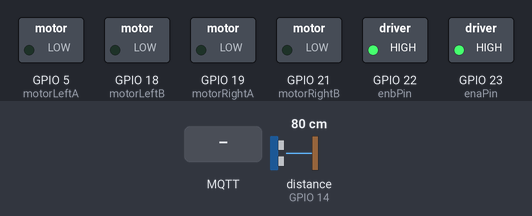
Simulated run of this sketch. Board: ESP32. Shown: switched loads named in the sketch (green lamp = pin HIGH). Wiring (inferred from the names in the program): ultrasonic range finder: trigger GPIO 27; echo GPIO 14. The test bench sets the inputs (shaded band); at power-on: distance to the obstacle (sensor on GPIO 14) 80 cm. The echo pulse lasts 58.3 µs per cm; WiFi joins after 1.5 s; servers stay silent unless stated; no MQTT or app messages arrive unless stated; pins used as bus, display or sensor lines are not drawn; what the sketch prints to the serial monitor is not drawn.

Above: at 2.7 s.
2.8 s: MQTT message "up" arrives on the first subscribed topic
At 3.4 s:
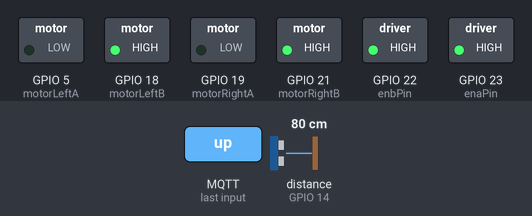
4.3 s: MQTT message "down" arrives on the first subscribed topic
At 5.5 s:
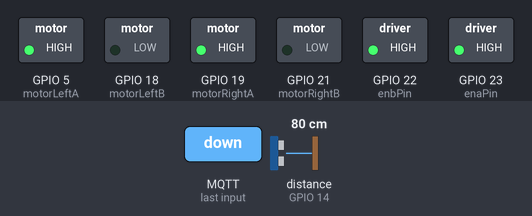
5.8 s: MQTT message "left" arrives on the first subscribed topic
At 6.8 s:
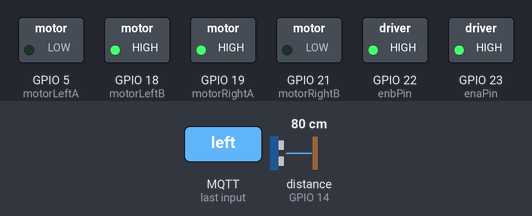
7.3 s: MQTT message "right" arrives on the first subscribed topic
At 8.0 s:
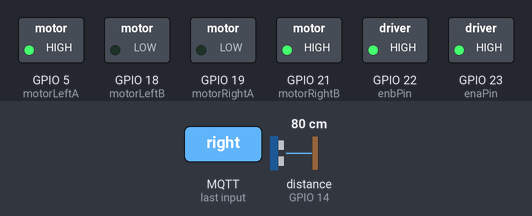
8.8 s: MQTT message "speed:" arrives on the first subscribed topic
At 9.2 s:
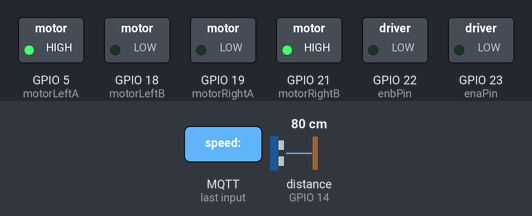
10.3 s: MQTT message "auto_on" arrives on the first subscribed topic
At 11.7 s:
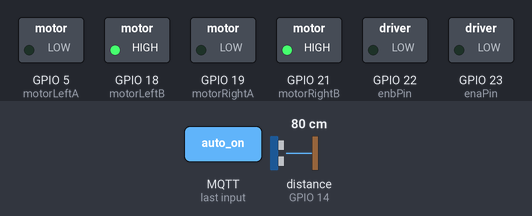
Timing chart, 0 to 12.8 s (numbered marks = the images above; inputs shaded):
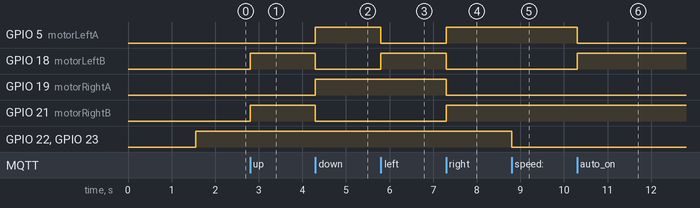

The sketch:

veiculo.ino
```cpp
#include <WiFi.h>
#include <PubSubClient.h>

#define PWM_FREQ 5000
#define PWM_RES 8  // 8-bit resolution (0–255)

// WiFi e MQTT
const char* ssid = "Redmi 14C";
const char* password = "onepiece";
const char* mqtt_server = "192.168.234.177";

WiFiClient espClient;
PubSubClient client(espClient);

// Pinos do motor
const int motorLeftA = 5;
const int motorLeftB = 18;
const int motorRightA = 19;
const int motorRightB = 21;
const int enaPin = 23;
const int enbPin = 22;

// Sensor ultrassônico frontal
const int trigPin = 27;
const int echoPin = 14;

int speedValue = 255;

// Controle de navegação automática
bool autoMode = false;
bool avoiding = false;
String avoidingDirection = "";
unsigned long lastAutoNavTime = 0;
const unsigned long autoNavInterval = 100;

// Publicação de distância
unsigned long lastPublishTime = 0;
const unsigned long publishInterval = 2000;

void setup() {
  Serial.begin(115200);

  // WiFi
  WiFi.begin(ssid, password);
  while (WiFi.status() != WL_CONNECTED) {
    delay(500); Serial.print(".");
  }
  Serial.println("\nWiFi connected");

  // MQTT
  client.setServer(mqtt_server, 1883);
  client.setCallback(callback);

  while (!client.connected()) {
    Serial.print("Attempting MQTT connection...");
    if (client.connect("ESP32CarClient123")) {
      Serial.println("connected to MQTT broker!");
      client.subscribe("esp32/car/move");
    } else {
      Serial.print("failed, rc=");
      Serial.println(client.state());
      delay(1000);
    }
  }

  // Pinos
  pinMode(motorLeftA, OUTPUT);
  pinMode(motorLeftB, OUTPUT);
  pinMode(motorRightA, OUTPUT);
  pinMode(motorRightB, OUTPUT);
  pinMode(enaPin, OUTPUT);
  pinMode(enbPin, OUTPUT);
  pinMode(trigPin, OUTPUT);
  pinMode(echoPin, INPUT);

  // PWM
  ledcAttach(enaPin, PWM_FREQ, PWM_RES);
  ledcAttach(enbPin, PWM_FREQ, PWM_RES);
  ledcWrite(enaPin, speedValue);
  ledcWrite(enbPin, speedValue);
}

void loop() {
  if (!client.connected()) {
    reconnectMQTT();
  }

  client.loop();

  // Enviar distância a cada 2s
  unsigned long now = millis();
  if (now - lastPublishTime >= publishInterval) {
    lastPublishTime = now;
    float distance = getDistance(trigPin, echoPin);
    char msg[10];
    dtostrf(distance, 1, 2, msg);
    client.publish("esp32/ultrasonic", msg);
  }

  // Navegação autônoma
  if (autoMode && millis() - lastAutoNavTime > autoNavInterval) {
    lastAutoNavTime = millis();
    autoNavigate();
  }
}

// ----------- MQTT -----------
void reconnectMQTT() {
  while (!client.connected()) {
    Serial.print("Attempting MQTT connection...");
    if (client.connect("ESP32CarClient123")) {
      Serial.println("MQTT reconnected");
      client.subscribe("esp32/car/move");
    } else {
      Serial.print("MQTT connection failed, rc=");
      Serial.println(client.state());
      delay(1000);
    }
  }
}

void callback(char* topic, byte* payload, unsigned int length) {
  Serial.println("Callback triggered");
  String command = "";
  for (unsigned int i = 0; i < length; i++) {
    command += (char)payload[i];
  }
  Serial.println("Command Received: " + command);

  if (command == "up") moveForward();
  else if (command == "down") moveBackward();
  else if (command == "left") turnLeft();
  else if (command == "right") turnRight();
  else if (command == "stop") stopMotors();
  else if (command.startsWith("speed:")) {
    speedValue = command.substring(6).toInt();
    Serial.print("Setting speed to: ");
    Serial.println(speedValue);
    ledcWrite(enaPin, speedValue);
    ledcWrite(enbPin, speedValue);
  }
  else if (command == "auto_on") {
    autoMode = true;
    Serial.println("AUTO mode ON");
  } else if (command == "auto_off") {
    autoMode = false;
    avoiding = false;
    avoidingDirection = "";
    stopMotors();
    Serial.println("AUTO mode OFF");
  }
}

// ----------- Motor Controls -----------
void moveForward() {
  digitalWrite(motorLeftA, LOW); digitalWrite(motorLeftB, HIGH);
  digitalWrite(motorRightA, LOW); digitalWrite(motorRightB, HIGH);
}

void moveBackward() {
  digitalWrite(motorLeftA, HIGH); digitalWrite(motorLeftB, LOW);
  digitalWrite(motorRightA, HIGH); digitalWrite(motorRightB, LOW);
}

void turnLeft() {
  digitalWrite(motorLeftA, LOW); digitalWrite(motorLeftB, HIGH);
  digitalWrite(motorRightA, HIGH); digitalWrite(motorRightB, LOW);
}

void turnRight() {
  digitalWrite(motorLeftA, HIGH); digitalWrite(motorLeftB, LOW);
  digitalWrite(motorRightA, LOW); digitalWrite(motorRightB, HIGH);
}

void stopMotors() {
  digitalWrite(motorLeftA, LOW);
  digitalWrite(motorLeftB, LOW);
  digitalWrite(motorRightA, LOW);
  digitalWrite(motorRightB, LOW);
}

// ----------- Ultrassônico -----------
float getDistance(int trig, int echo) {
  digitalWrite(trig, LOW); delayMicroseconds(2);
  digitalWrite(trig, HIGH); delayMicroseconds(10);
  digitalWrite(trig, LOW);
  long duration = pulseIn(echo, HIGH, 30000); // 30ms timeout
  return duration * 0.034 / 2.0;
}

// ----------- Navegação Autônoma -----------
void autoNavigate() {
  float distance = getDistance(trigPin, echoPin);
  Serial.print("Auto | Distância: "); Serial.println(distance);

  if (avoiding) {
    if (avoidingDirection == "right") {
      turnRight();
      if (distance > 25) {
        avoiding = false;
        avoidingDirection = "";
        moveForward();
        delay(300);
      }
    } else if (avoidingDirection == "left") {
      turnLeft();
      if (distance > 25) {
        avoiding = false;
        avoidingDirection = "";
        moveForward();
        delay(300);
      }
    }
    delay(200);
    return;
  }

  if (distance > 25) {
    moveForward();
  } else {
    Serial.println("Obstacle detected — stopping and turning");
    avoiding = true;
    // Alternar direção de desvio se desejar
    avoidingDirection = (millis() % 2 == 0) ? "right" : "left";
    stopMotors();
    delay(100);
  }
}
```

Measured:
- after the input at 2.8 s, GPIO 18 (motorLeftB), GPIO 21 (motorRightB): LOW → HIGH at once
- after the input at 4.3 s, GPIO 5 (motorLeftA), GPIO 19 (motorRightA): LOW → HIGH at once; GPIO 18 (motorLeftB), GPIO 21 (motorRightB): HIGH → LOW at once
- after the input at 5.8 s, GPIO 5 (motorLeftA): HIGH → LOW at once; GPIO 18 (motorLeftB): LOW → HIGH at once
- after the input at 7.3 s, GPIO 5 (motorLeftA), GPIO 21 (motorRightB): LOW → HIGH at once; GPIO 18 (motorLeftB), GPIO 19 (motorRightA): HIGH → LOW at once
- after the input at 8.8 s, GPIO 22 (enbPin), GPIO 23 (enaPin): HIGH → LOW at once
- after the input at 10.3 s, GPIO 5 (motorLeftA): HIGH → LOW at once; GPIO 18 (motorLeftB): LOW → HIGH at once
